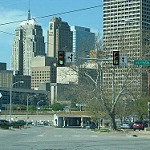
#> input picture Data-B&W/data/20060.jpg, 150 x 150 px; its folder holds only this picture in this run
$ jupyter execute 'To-B&W.ipynb'
#> lines starting #> are read from the running program, lines starting #| are printed output that depends on the picture
[cell 1]
import os
import numpy as np
from PIL import Image

img_size = 120
input_dir = "data"
output_dir = "data-gray"

for image_file in os.listdir( input_dir ):
    rgb_image = Image.open( os.path.join( input_dir , image_file ) ).resize( ( img_size , img_size ) )
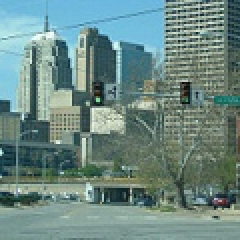
#> rgb_image: PIL image 120x120 RGB (shown 2 times larger); mean R, G, B 108.1, 136.9, 131.9
    gray_image = rgb_image.convert( 'L' )
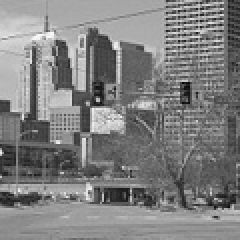
#> gray_image: PIL image 120x120 L (shown 2 times larger); min 4, max 250, mean 127.7
    gray_image.save( os.path.join( output_dir , image_file ) )

$ run again, on Data-B&W/data/20088.jpg
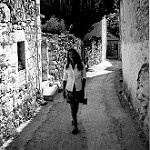
#> input picture Data-B&W/data/20088.jpg, 150 x 150 px
#> `rgb_image = Image.open( os.path.join( input_dir , image_file ) ).resiz..`:
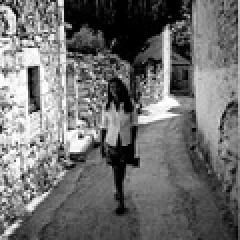
#> rgb_image: PIL image 120x120 RGB (shown 2 times larger); min 0, max 255, mean 111.2

$ run again, on Data-B&W/data/20090.jpg
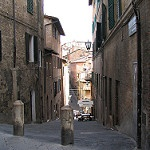
#> input picture Data-B&W/data/20090.jpg, 150 x 150 px
#> `rgb_image = Image.open( os.path.join( input_dir , image_file ) ).resiz..`:
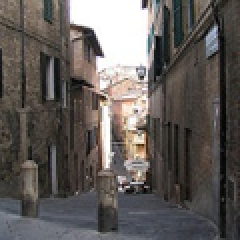
#> rgb_image: PIL image 120x120 RGB (shown 2 times larger); mean R, G, B 97.4, 92.5, 89.5
#> `gray_image = rgb_image.convert( 'L' )`:
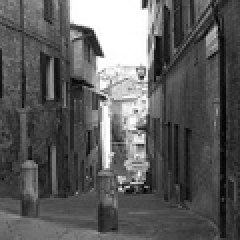
#> gray_image: PIL image 120x120 L (shown 2 times larger); min 0, max 255, mean 93.6

$ run again, on Data-B&W/data/20108.jpg
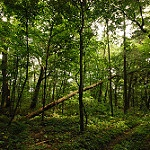
#> input picture Data-B&W/data/20108.jpg, 150 x 150 px
#> `rgb_image = Image.open( os.path.join( input_dir , image_file ) ).resiz..`:
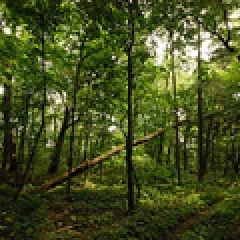
#> rgb_image: PIL image 120x120 RGB (shown 2 times larger); mean R, G, B 69.1, 78, 32.5
#> `gray_image = rgb_image.convert( 'L' )`:
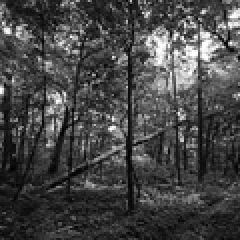
#> gray_image: PIL image 120x120 L (shown 2 times larger); min 0, max 255, mean 70.1

$ run again, on Data-B&W/data/20068.jpg
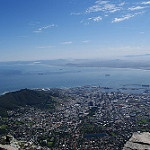
#> input picture Data-B&W/data/20068.jpg, 150 x 150 px
#> `rgb_image = Image.open( os.path.join( input_dir , image_file ) ).resiz..`:
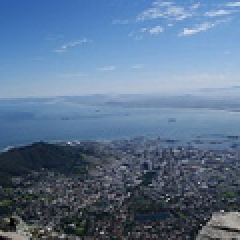
#> rgb_image: PIL image 120x120 RGB (shown 2 times larger); mean R, G, B 92.1, 116.3, 144.9
#> `gray_image = rgb_image.convert( 'L' )`:
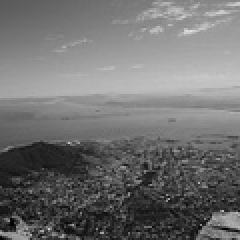
#> gray_image: PIL image 120x120 L (shown 2 times larger); min 0, max 223, mean 112.3
